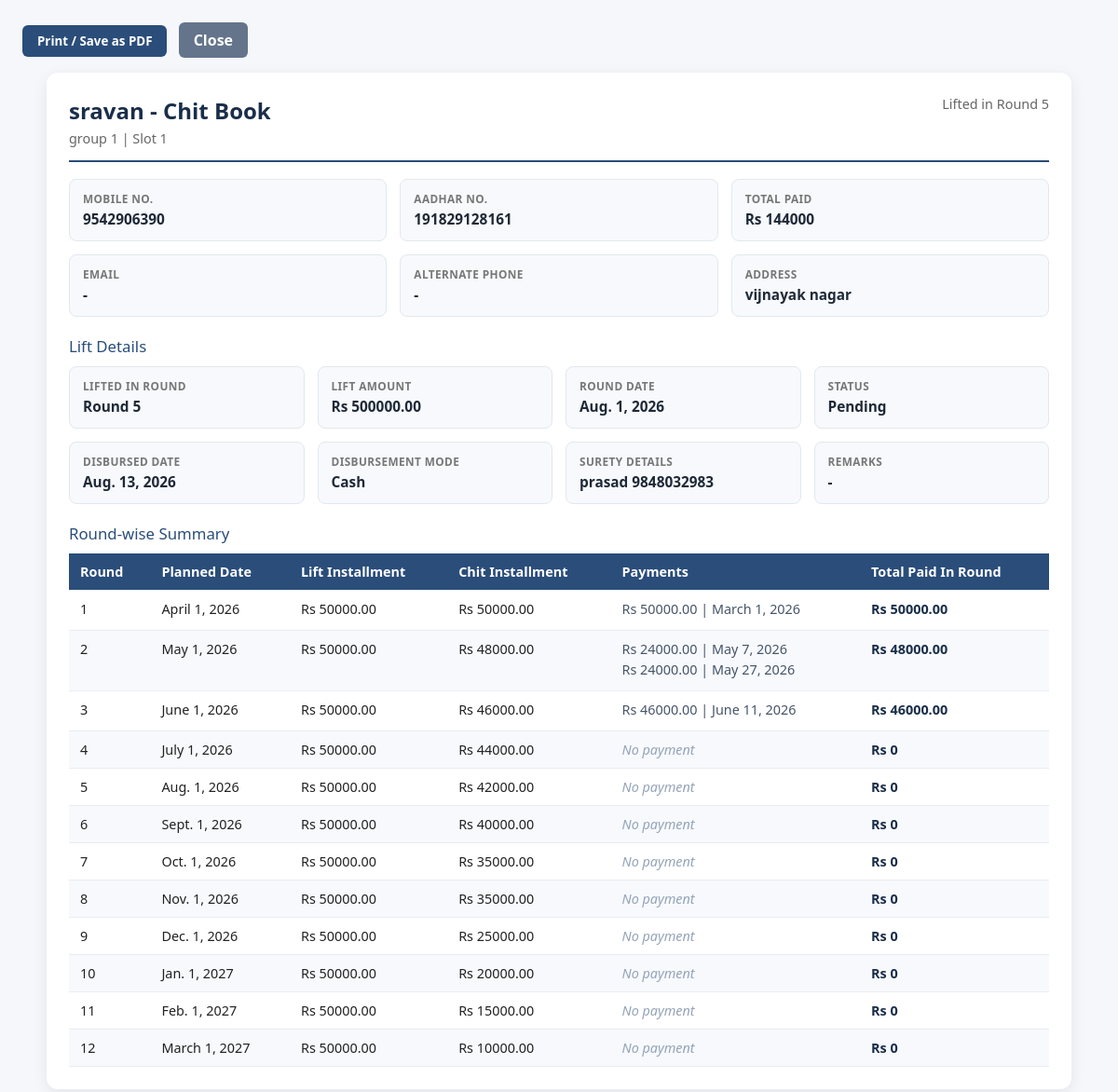
Screenshot of /management/group/2/member/2/book/ with the database file from the repository.
### management/models.py (models this page shows, shortened)
class Member(models.Model):
    name = models.CharField(max_length=200)
    phone = models.CharField(
        max_length=10,
        validators=[RegexValidator(r'^\d{10}$', 'Enter a valid 10-digit phone number.')]
    )
    alternate_phone = models.CharField(max_length=10, blank=True, null=True)
    email = models.EmailField(blank=True, null=True)
    address = models.TextField()
    aadhar_number = models.CharField(max_length=12, unique=True)
    date_joined = models.DateField(auto_now_add=True)
    is_active = models.BooleanField(default=True)
    class Meta:
        verbose_name = 'Member'
        verbose_name_plural = 'Members'
        ordering = ['name']

class ChitGroup(models.Model):
    STATUS_CHOICES = [
        ('upcoming', 'Upcoming'),
        ('active', 'Active'),
        ('closed', 'Closed'),
    ]
    FREQUENCY_CHOICES = [
        (1, 'Monthly'),
        (2, 'Every 2 Months'),
        (3, 'Every 3 Months'),
        (6, 'Every 6 Months'),
    ]
    name = models.CharField(max_length=200)
    total_members = models.PositiveIntegerField()
    installment_amount = models.DecimalField(max_digits=10, decimal_places=2, help_text='Amount each non-winner pays per round')
    prize_amount = models.DecimalField(max_digits=12, decimal_places=2, help_text='Total prize amount winner receives')
    frequency_months = models.PositiveIntegerField(choices=FREQUENCY_CHOICES, default=3, help_text='How often the chit auction happens')
    total_rounds = models.PositiveIntegerField(help_text='Total number of rounds (equal to total members)')
    start_date = models.DateField()
    due_day = models.PositiveIntegerField(default=10, help_text='Day of month by which payment is due')
    penalty_amount = models.DecimalField(max_digits=8, decimal_places=2, default=0, help_text='Penalty for late payment')
    status = models.CharField(max_length=10, choices=STATUS_CHOICES, default='upcoming')
    notes = models.TextField(blank=True, null=True)
    class Meta:
        verbose_name = 'Chit Group'
        verbose_name_plural = 'Chit Groups'
        ordering = ['-start_date']

class ChitMembership(models.Model):
    member = models.ForeignKey(Member, on_delete=models.PROTECT, related_name='memberships')
    chit_group = models.ForeignKey(ChitGroup, on_delete=models.PROTECT, related_name='memberships')
    slot_number = models.PositiveIntegerField(help_text='Member slot number in this group')
    has_won = models.BooleanField(default=False)
    date_enrolled = models.DateField(auto_now_add=True)
    committed_round_number = models.PositiveIntegerField(blank=True, null=True, help_text='Round number in which this member is committed to receive the lift amount')
    committed_lift_amount = models.DecimalField(max_digits=12, decimal_places=2, blank=True, null=True, help_text='Committed lift amount for this member')
    class Meta:
        verbose_name = 'Chit Membership'
        verbose_name_plural = 'Chit Memberships'
        unique_together = [['chit_group', 'slot_number']]
        ordering = ['chit_group', 'slot_number']

class ChitRound(models.Model):
    STATUS_CHOICES = [
        ('pending', 'Pending'),
        ('completed', 'Completed'),
    ]
    chit_group = models.ForeignKey(ChitGroup, on_delete=models.PROTECT, related_name='rounds')
    round_number = models.PositiveIntegerField()
    round_date = models.DateField()
    winner = models.ForeignKey(ChitMembership, on_delete=models.PROTECT, related_name='won_rounds', blank=True, null=True)
    lift_amount = models.DecimalField(max_digits=12, decimal_places=2, blank=True, null=True, help_text='Amount given to the lift member this round')
    status = models.CharField(max_length=10, choices=STATUS_CHOICES, default='pending')
    disbursed_date = models.DateField(blank=True, null=True)
    disbursement_mode = models.CharField(max_length=50, choices=[('cash', 'Cash'), ('bank', 'Bank Transfer'), ('upi', 'UPI')], blank=True, null=True)
    document = models.FileField(upload_to='round_documents/', blank=True, null=True, help_text='Upload PDF or image')
    surety_details = models.TextField(blank=True, null=True, help_text='Surety/guarantor details for this round')
    remarks = models.TextField(blank=True, null=True)
    class Meta:
        verbose_name = 'Chit Round'
        verbose_name_plural = 'Chit Rounds'
        unique_together = [['chit_group', 'round_number']]
        ordering = ['chit_group', 'round_number']

class RoundSchedule(models.Model):
    chit_group = models.ForeignKey(ChitGroup, on_delete=models.CASCADE, related_name='round_schedules')
    round_number = models.PositiveIntegerField()
    planned_date = models.DateField()
    winner_installment_amount = models.DecimalField(max_digits=10, decimal_places=2, help_text='Amount the winner of this round pays')
    others_installment_amount = models.DecimalField(max_digits=10, decimal_places=2, help_text='Amount all other members pay (usually fixed)')
    class Meta:
        verbose_name = 'Round Schedule'
        verbose_name_plural = 'Round Schedules'
        unique_together = [['chit_group', 'round_number']]
        ordering = ['chit_group', 'round_number']

class Payment(models.Model):
    STATUS_CHOICES = [
        ('paid', 'Paid'),
        ('pending', 'Pending'),
        ('late', 'Late'),
    ]
    membership = models.ForeignKey(ChitMembership, on_delete=models.PROTECT, related_name='payments')
    chit_round = models.ForeignKey(ChitRound, on_delete=models.PROTECT, related_name='payments')
    amount_paid = models.DecimalField(max_digits=10, decimal_places=2)
    paid_date = models.DateField(blank=True, null=True)
    is_winner_payment = models.BooleanField(default=False, help_text='True if this is the winner\'s discounted payment')
    penalty_amount = models.DecimalField(max_digits=8, decimal_places=2, default=0)
    status = models.CharField(max_length=10, choices=STATUS_CHOICES, default='pending')
    receipt_number = models.CharField(max_length=50, blank=True, null=True, unique=True)
    notes = models.TextField(blank=True, null=True)
    class Meta:
        verbose_name = 'Payment'
        verbose_name_plural = 'Payments'
        ordering = ['-chit_round__round_date']

### management/views.py (the view)
# urls.py: path('group/<int:group_id>/member/<int:membership_id>/book/', views.member_book, name='member_book'),
def member_book(request, group_id, membership_id):
    from decimal import Decimal
    group = get_object_or_404(
        ChitGroup.objects.prefetch_related(
            'round_schedules', 'rounds__winner__member', 'memberships__member'
        ),
        pk=group_id,
    )
    membership = get_object_or_404(
        ChitMembership.objects.select_related('member'),
        pk=membership_id,
        chit_group=group,
    )
    payments_by_round = {}
    for payment in Payment.objects.filter(
        membership=membership,
        chit_round__chit_group=group,
        status__in=['paid', 'late'],
    ).select_related('chit_round').order_by('chit_round__round_number', 'paid_date'):
        round_no = payment.chit_round.round_number
        payments_by_round.setdefault(round_no, []).append(payment)
    winner_round = group.rounds.filter(winner=membership).first()
    total_paid = Payment.objects.filter(
        membership=membership,
        chit_round__chit_group=group,
        status__in=['paid', 'late'],
    ).aggregate(total=db_models.Sum('amount_paid'))['total'] or Decimal('0')
    schedule_rows = []
    for schedule in group.round_schedules.all().order_by('round_number'):
        round_payments = payments_by_round.get(schedule.round_number, [])
        round_total = sum((payment.amount_paid for payment in round_payments), Decimal('0'))
        schedule_rows.append({
            'round_number': schedule.round_number,
            'planned_date': schedule.planned_date,
            'lift_installment': schedule.winner_installment_amount,
            'chit_installment': schedule.others_installment_amount,
            'payments': round_payments,
            'round_total': round_total,
        })
    return render(request, 'management/member_book.html', {
        'group': group,
        'membership': membership,
        'member': membership.member,
        'winner_round': winner_round,
        'total_paid': total_paid,
        'schedule_rows': schedule_rows,
    })

### management/templates/management/member_book.html (shortened to what this page needs)
<!DOCTYPE html>
<html lang="en">
<head>
</head>
<body>
    <div class="toolbar">
        <button class="btn" onclick="window.print()">Print / Save as PDF</button>
        <a href="javascript:window.close();" class="btn secondary">Close</a>
    </div>
    <div class="sheet">
        <div class="header">
            <div>
                <h1>{{ member.name }} - Chit Book</h1>
                <div class="subtle">{{ group.name }} | Slot {{ membership.slot_number }}</div>
            </div>
            <div class="subtle" style="text-align:right;">
                {% if winner_round %}Lifted in Round {{ winner_round.round_number }}{% else %}Not lifted yet{% endif %}
            </div>
        </div>
        <div class="detail-grid">
            <div class="detail-card">
                <div class="detail-label">Mobile No.</div>
                <div class="detail-value">{{ member.phone|default:'-' }}</div>
            </div>
            <div class="detail-card">
                <div class="detail-label">Aadhar No.</div>
                <div class="detail-value">{{ member.aadhar_number|default:'-' }}</div>
            </div>
            <div class="detail-card">
                <div class="detail-label">Total Paid</div>
                <div class="detail-value">Rs {{ total_paid }}</div>
            </div>
            <div class="detail-card">
                <div class="detail-label">Email</div>
                <div class="detail-value">{{ member.email|default:'-' }}</div>
            </div>
            <div class="detail-card">
                <div class="detail-label">Alternate Phone</div>
                <div class="detail-value">{{ member.alternate_phone|default:'-' }}</div>
            </div>
            <div class="detail-card">
                <div class="detail-label">Address</div>
                <div class="detail-value">{{ member.address|default:'-' }}</div>
            </div>
        </div>
        <div class="section-title">Lift Details</div>
        {% if winner_round %}
        <div class="lift-summary">
            <div class="detail-card">
                <div class="detail-label">Lifted In Round</div>
                <div class="detail-value">Round {{ winner_round.round_number }}</div>
            </div>
            <div class="detail-card">
                <div class="detail-label">Lift Amount</div>
                <div class="detail-value">Rs {{ winner_round.lift_amount|default:'-' }}</div>
            </div>
            <div class="detail-card">
                <div class="detail-label">Round Date</div>
                <div class="detail-value">{{ winner_round.round_date|default:'-' }}</div>
            </div>
            <div class="detail-card">
                <div class="detail-label">Status</div>
                <div class="detail-value">{{ winner_round.get_status_display }}</div>
            </div>
            <div class="detail-card">
                <div class="detail-label">Disbursed Date</div>
                <div class="detail-value">{{ winner_round.disbursed_date|default:'-' }}</div>
            </div>
            <div class="detail-card">
                <div class="detail-label">Disbursement Mode</div>
                <div class="detail-value">{{ winner_round.get_disbursement_mode_display|default:'-' }}</div>
            </div>
            <div class="detail-card">
                <div class="detail-label">Surety Details</div>
                <div class="detail-value">{{ winner_round.surety_details|default:'-' }}</div>
            </div>
            <div class="detail-card">
                <div class="detail-label">Remarks</div>
                <div class="detail-value">{{ winner_round.remarks|default:'-' }}</div>
            </div>
        </div>
        {% else %}
        <div class="detail-card" style="margin-bottom:20px;">
            <div class="detail-label">Lift Status</div>
            <div class="detail-value">This member has not lifted yet.</div>
        </div>
        {% endif %}
        <div class="section-title">Round-wise Summary</div>
        <table>
            <thead>
                <tr>
                    <th>Round</th>
                    <th>Planned Date</th>
                    <th>Lift Installment</th>
                    <th>Chit Installment</th>
                    <th>Payments</th>
                    <th>Total Paid In Round</th>
                </tr>
            </thead>
            <tbody>
                {% for row in schedule_rows %}
                <tr>
                    <td>{{ row.round_number }}</td>
                    <td>{{ row.planned_date }}</td>
                    <td>Rs {{ row.lift_installment }}</td>
                    <td>Rs {{ row.chit_installment }}</td>
                    <td>
                        {% if row.payments %}
                            {% for payment in row.payments %}
                            <div class="payment-line">Rs {{ payment.amount_paid }}{% if payment.paid_date %} | {{ payment.paid_date }}{% endif %}</div>
                            {% endfor %}
                        {% else %}
                            <span class="empty">No payment</span>
                        {% endif %}
                    </td>
                    <td class="amount-strong">Rs {{ row.round_total }}</td>
                </tr>
                {% endfor %}
            </tbody>
        </table>
    </div>
</body>
</html>

### management/templates/management/member_book.html (style rules this page uses)
* { box-sizing: border-box; margin: 0; padding: 0; }
body { font-family: 'Segoe UI', Arial, sans-serif; background: #f5f7fb; color: #222; padding: 24px; }
.toolbar { margin-bottom: 16px; }
.btn { display: inline-block; background: #2a4d7a; color: #fff; padding: 8px 16px; border-radius: 6px; text-decoration: none; font-weight: 700; border: none; cursor: pointer; font-family: inherit; margin-right: 8px; }
.btn.secondary { background: #64748b; }
.sheet { max-width: 1100px; margin: 0 auto; background: #fff; border-radius: 12px; padding: 24px; box-shadow: 0 4px 16px rgba(0,0,0,0.08); }
.header { display: flex; justify-content: space-between; gap: 20px; border-bottom: 2px solid #2a4d7a; padding-bottom: 14px; margin-bottom: 18px; }
.header h1 { color: #1a2e4a; font-size: 1.5em; margin-bottom: 4px; }
.subtle { color: #666; font-size: 0.9em; }
.detail-grid { display: grid; grid-template-columns: repeat(3, minmax(0, 1fr)); gap: 14px; margin-bottom: 20px; }
.detail-card { background: #f7f9fc; border: 1px solid #e2e8f0; border-radius: 8px; padding: 12px 14px; }
.detail-label { font-size: 0.74em; text-transform: uppercase; letter-spacing: 0.4px; color: #777; margin-bottom: 4px; font-weight: 700; }
.detail-value { font-size: 0.96em; color: #1f2937; font-weight: 600; word-break: break-word; }
.section-title { color: #2a4d7a; font-size: 1.05em; margin: 18px 0 10px; }
.lift-summary { display: grid; grid-template-columns: repeat(4, minmax(0, 1fr)); gap: 14px; margin-bottom: 20px; }
table { width: 100%; border-collapse: collapse; font-size: 0.9em; }
thead tr { background: #2a4d7a; color: #fff; }
th, td { padding: 10px 12px; border-bottom: 1px solid #e8ecf1; text-align: left; vertical-align: top; }
tbody tr:nth-child(even) { background: #f7f9fc; }
.payment-line { margin-bottom: 3px; color: #475569; }
.amount-strong { font-weight: 700; color: #1a2e4a; }
.empty { color: #94a3b8; font-style: italic; }

### rows the page displays
Member: name "sravan", phone "9542906390", aadhar_number "191829128161", email "-", alternate_phone "-", address "vijnayak nagar"
ChitGroup: name "group 1"
ChitMembership: slot_number "1"
ChitRound: round_number "5", lift_amount "500000.00", round_date "Aug. 1, 2026", status "Pending", disbursed_date "Aug. 13, 2026", disbursement_mode "Cash", surety_details "prasad 9848032983", remarks "-"
RoundSchedule: planned_date "April 1, 2026", lift_installment "50000.00", chit_installment "50000.00"
Payment: amount_paid "50000.00", paid_date "March 1, 2026"
RoundSchedule: planned_date "May 1, 2026", lift_installment "50000.00", chit_installment "48000.00"
Payment: amount_paid "24000.00", paid_date "May 7, 2026"
Payment: amount_paid "24000.00", paid_date "May 27, 2026"
RoundSchedule: planned_date "June 1, 2026", lift_installment "50000.00", chit_installment "46000.00"
Payment: amount_paid "46000.00", paid_date "June 11, 2026"
RoundSchedule: planned_date "July 1, 2026", lift_installment "50000.00", chit_installment "44000.00"
RoundSchedule: planned_date "Aug. 1, 2026", lift_installment "50000.00", chit_installment "42000.00"
RoundSchedule: planned_date "Sept. 1, 2026", lift_installment "50000.00", chit_installment "40000.00"
RoundSchedule: planned_date "Oct. 1, 2026", lift_installment "50000.00", chit_installment "35000.00"
RoundSchedule: planned_date "Nov. 1, 2026", lift_installment "50000.00", chit_installment "35000.00"
RoundSchedule: planned_date "Dec. 1, 2026", lift_installment "50000.00", chit_installment "25000.00"
RoundSchedule: planned_date "Jan. 1, 2027", lift_installment "50000.00", chit_installment "20000.00"
RoundSchedule: planned_date "Feb. 1, 2027", lift_installment "50000.00", chit_installment "15000.00"
RoundSchedule: planned_date "March 1, 2027", lift_installment "50000.00", chit_installment "10000.00"

### other values shown
{{ total_paid }} "144000"
{{ row.round_number }} "1" "2" "3" "4" "5" "6" "7" "8" "9" "10" "11" "12"
{{ row.round_total }} "50000.00" "48000.00" "46000.00" "0" "0" "0" "0" "0" "0" "0" "0" "0"
